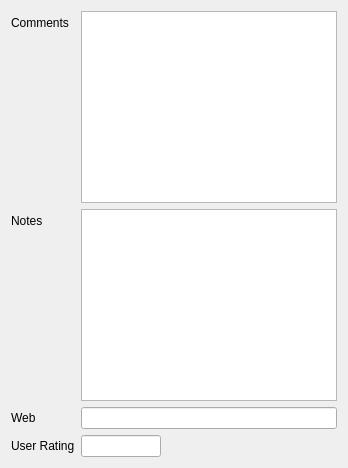
            <widget class="QWidget" name="tab_3">
             <attribute name="title">
              <string>Notes</string>
             </attribute>
             <layout class="QGridLayout" name="gridLayout_2">
              <item row="0" column="0">
               <layout class="QFormLayout" name="formLayout_6">
                <property name="fieldGrowthPolicy">
                 <enum>QFormLayout::ExpandingFieldsGrow</enum>
                </property>
                <item row="0" column="0">
                 <widget class="QLabel" name="label_15">
                  <property name="text">
                   <string>Comments</string>
                  </property>
                 </widget>
                </item>
                <item row="0" column="1">
                 <widget class="QTextEdit" name="teComments">
                  <property name="acceptDrops">
                   <bool>false</bool>
                  </property>
                 </widget>
                </item>
                <item row="1" column="0">
                 <widget class="QLabel" name="label_16">
                  <property name="text">
                   <string>Notes</string>
                  </property>
                 </widget>
                </item>
                <item row="1" column="1">
                 <widget class="QTextEdit" name="teNotes">
                  <property name="acceptDrops">
                   <bool>false</bool>
                  </property>
                 </widget>
                </item>
                <item row="2" column="0">
                 <widget class="QLabel" name="label_19">
                  <property name="text">
                   <string>Web</string>
                  </property>
                 </widget>
                </item>
                <item row="2" column="1">
                 <widget class="QLineEdit" name="leWebLink">
                  <property name="acceptDrops">
                   <bool>false</bool>
                  </property>
                 </widget>
                </item>
                <item row="3" column="0">
                 <widget class="QLabel" name="userRatingLabel">
                  <property name="text">
                   <string>User Rating</string>
                  </property>
                 </widget>
                </item>
                <item row="3" column="1">
                 <widget class="QLineEdit" name="leCriticalRating">
                  <property name="sizePolicy">
                   <sizepolicy hsizetype="Fixed" vsizetype="Fixed">
                    <horstretch>0</horstretch>
                    <verstretch>0</verstretch>
                   </sizepolicy>
                  </property>
                  <property name="maximumSize">
                   <size>
                    <width>80</width>
                    <height>16777215</height>
                   </size>
                  </property>
                  <property name="acceptDrops">
                   <bool>false</bool>
                  </property>
                 </widget>
                </item>
               </layout>
              </item>
             </layout>
            </widget>
